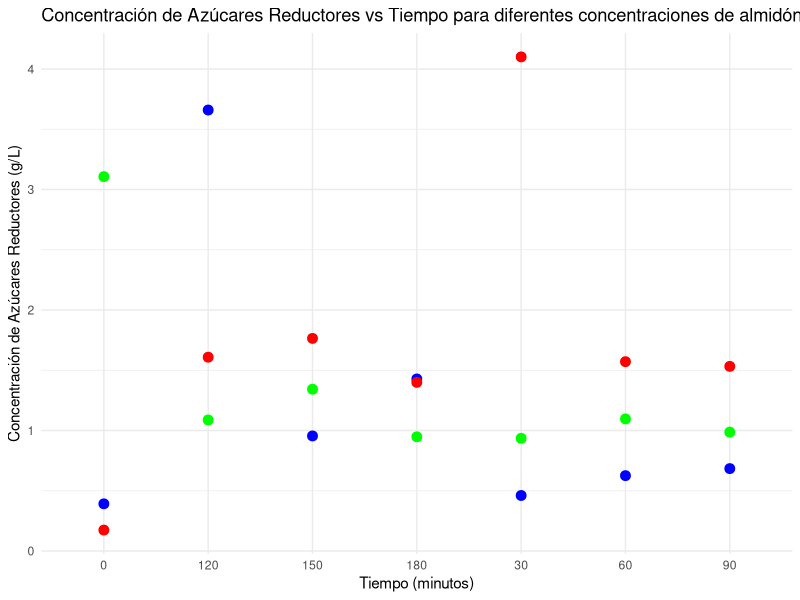

Source code (R):

# Instala ggplot2 si aún no lo tienes
# install.packages("ggplot2")
# install.packages("readxl")

# Cargar librerías necesarias
library(ggplot2)
library(readxl)

datos <- read_excel("datos_absorbancia.xlsx", col_types = c("text", "numeric", "numeric", "numeric"))


# Convertir absorbancia a concentración de azúcares reductores usando una fórmula ficticia
# Aquí asumimos que la relación es [Azúcares Reductores] = m * Abs + c
# Ajustar los valores de 'm' y 'c' según la curva de calibración de tu experimento
m <- 1.7713
c <- -0.0478

# Calcular concentración de azúcares reductores para cada absorbancia
ar_e1 <- m * datos$`Absorbancia 1` + c
ar_e2 <- m * datos$`Absorbancia 2` + c
ar_e3 <- m * datos$`Absorbancia 3` + c

# Crear un dataframe con los datos

AR <- data.frame(
  Tiempo = datos$Tiempo,
  AR_Ensayo_1 = ar_e1,
  AR_Ensayo_2 = ar_e2,
  AR_Ensayo_3 = ar_e3
)

print(AR)


# Graficar los datos de azúcares reductores vs tiempo para las tres concentraciones de almidón
ggplot() +
  geom_point(data = AR, aes(x = Tiempo, y = AR_Ensayo_1), color = "blue", size = 3, label="2%") +
  geom_smooth(data = AR, aes(x = Tiempo, y = AR_Ensayo_1), method = "lm", se = FALSE, color = "blue", linetype = "dashed") +
  geom_point(data = AR, aes(x = Tiempo, y = AR_Ensayo_2), color = "red", size = 3, label="7%") +
  geom_smooth(data = AR, aes(x = Tiempo, y = AR_Ensayo_2), method = "lm", se = FALSE, color = "red", linetype = "dashed") +
  geom_point(data = AR, aes(x = Tiempo, y = AR_Ensayo_3), color = "green", size = 3, label="13%") +
  geom_smooth(data = AR, aes(x = Tiempo, y = AR_Ensayo_3), method = "lm", se = FALSE, color = "green", linetype = "dashed") +
  labs(title = "Concentración de Azúcares Reductores vs Tiempo para diferentes concentraciones de almidón",
       x = "Tiempo (minutos)",
       y = "Concentración de Azúcares Reductores (g/L)") +
  theme_minimal()

# Calcular la pendiente usando un modelo lineal para cada concentración
modelo_2 <- lm(AR_Ensayo_1 ~ Tiempo, data = AR)
modelo_7 <- lm(AR_Ensayo_2 ~ Tiempo, data = AR)
modelo_13 <- lm(AR_Ensayo_3 ~ Tiempo, data = AR)

# Mostrar los coeficientes del modelo (pendiente y ordenada al origen)
summary(modelo_2)
summary(modelo_7)
summary(modelo_13)

# Extraer la pendiente para cada concentración
pendiente_2 <- coef(modelo_2)[2]
pendiente_7 <- coef(modelo_7)[2]
pendiente_13 <- coef(modelo_13)[2]

# Parámetros adicionales para la actividad enzimática
volumen_ensayo <- 1  # Volumen del ensayo en mL (ajustar si es diferente)
coef_extincion_molar <- 6220  # Coeficiente de extinción molar para NADH (M^-1 cm^-1)
distancia_celda <- 1  # Distancia de la celda del espectrofotómetro (cm)

# Calcular la actividad enzimática (U.I.) para cada concentración
actividad_enzimatica_2 <- (pendiente_2 * volumen_ensayo) / (coef_extincion_molar * distancia_celda)
actividad_enzimatica_7 <- (pendiente_7 * volumen_ensayo) / (coef_extincion_molar * distancia_celda)
actividad_enzimatica_13 <- (pendiente_13 * volumen_ensayo) / (coef_extincion_molar * distancia_celda)

# Mostrar el valor de la actividad enzimática
cat("Actividad enzimática para 2%: ", actividad_enzimatica_2, "U.I.\n")
cat("Actividad enzimática para 7%: ", actividad_enzimatica_7, "U.I.\n")
cat("Actividad enzimática para 13%: ", actividad_enzimatica_13, "U.I.\n")


